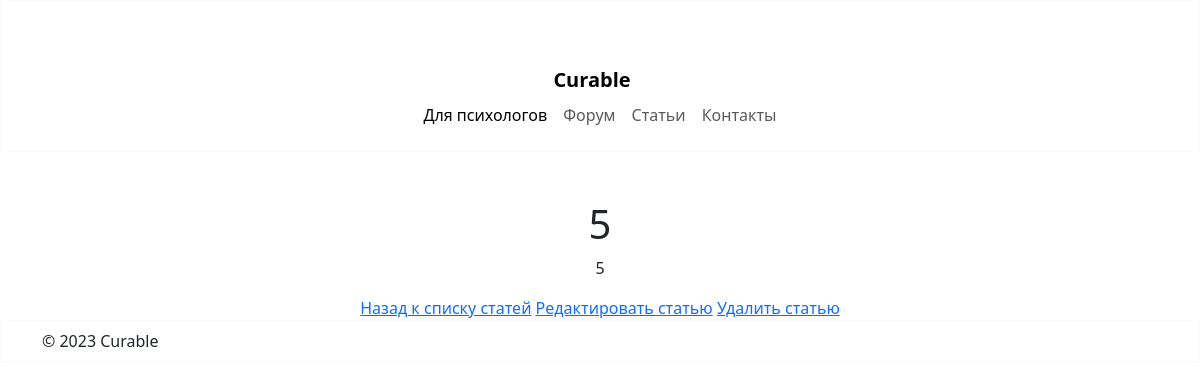
/articles/6/, run on an earlier commit of the app's database.
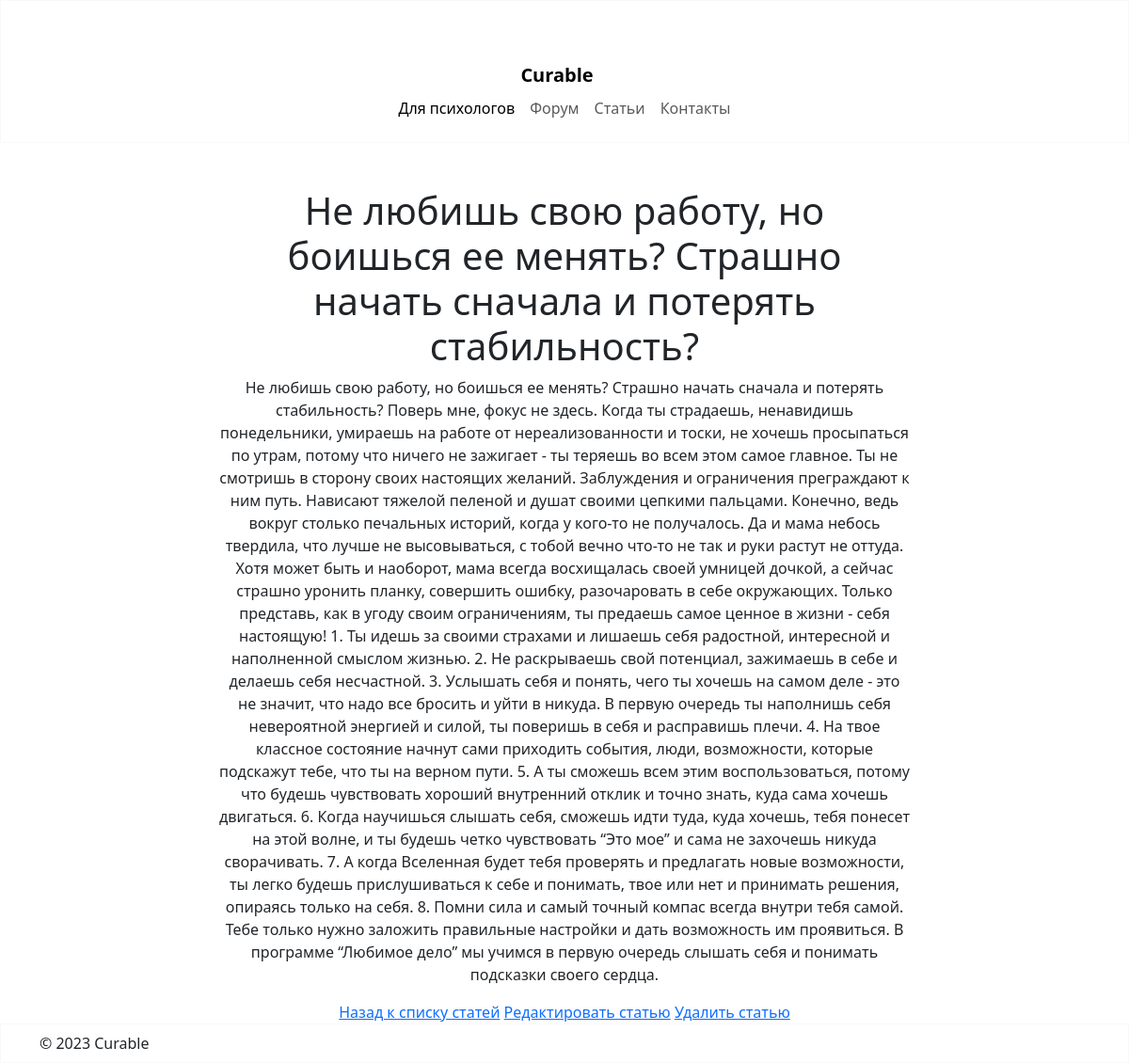
And on a later commit of the database.
### articles/models.py (models this page shows, shortened)
class Article(models.Model):
    title = models.CharField(max_length=200)  # Максимальная длина заголовка статьи
    content = models.TextField()  # Текст статьи
    pub_date = models.DateTimeField('date published')  # Дата публикации статьи
    author = models.ForeignKey(User, on_delete=models.CASCADE)  # Связь с моделью пользователя Django
    class Meta:
        ordering = ['-pub_date']  # Сортировка статей по убыванию даты публикации

### articles/views.py (the view)
# urls.py: path('<int:pk>/', ArticleDetailView.as_view(), name='article_detail'),
class ArticleDetailView(DetailView):
    model = Article
    template_name = 'articles/article_detail.html'
    context_object_name = 'article'

### templates/articles/article_detail.html (shortened to what this page needs)
{% extends "base.html" %}
{% block content %}
<h1>{{ article.title }}</h1>
    <p>{{ article.content }}</p>
    <a href="{% url 'articles:article_list' %}">Назад к списку статей</a>
    <a href="{% url 'articles:article_update' article.pk %}">Редактировать статью</a>
    <a href="{% url 'articles:article_delete' article.pk %}">Удалить статью</a>
{% endblock %}

What changed in the data, as far as the page shows it:
changed Article: title "5" → "Не любишь свою работу, но боишься ее менять? Страшно начать сначала и потерять стабильность?"; content "5" → "Не любишь свою работу, но боишься ее менять? Страшно начать сначала и потерять стабильность? Поверь мне, фокус не здесь. Когда ты страдаешь, ненавидишь понедельники, умираешь на работе от нереализованности и тоски, не хочешь просыпаться по утрам, потому что ничего не зажигает - ты теряешь во всем этом самое главное. Ты не смотришь в сторону своих настоящих желаний. Заблуждения и ограничения преграждают к ним путь. Нависают тяжелой пеленой и душат своими цепкими пальцами. Конечно, ведь вокруг столько печальных историй, когда у кого-то не получалось. Да и мама небось твердила, что лучше не высовываться, с тобой вечно что-то не так и руки растут не оттуда. Хотя может быть и наоборот, мама…"
